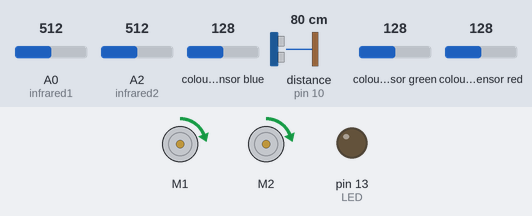
A sketch run on a simulated Arduino Uno, built with avr-gcc and run on an emulated ATmega328P. Shown: 2 × DC motor (green arrow = forward, orange = backward, longer = faster), output pins drawn as LEDs (lit = HIGH). Wiring (inferred from the names in the program): ultrasonic range finder: trigger pin 11; echo pin 10; TCS3200 colour sensor: output pin 12; S2 pin 7; S3 pin 8; S0 pin 5; S1 pin 6. The test bench sets the inputs (shaded band); at power-on: distance to the obstacle (sensor on pin 10) 80 cm, A0 (infrared1) = 512, A2 (infrared2) = 512, colour sensor blue 128, colour sensor green 128, colour sensor red 128. The echo pulse lasts 58.3 µs per cm; pins used as bus, display or sensor lines are not drawn.

Above: at 1.2 s.
1.3 s: distance to the obstacle (sensor on pin 10) set to 2 cm
At 1.4 s:
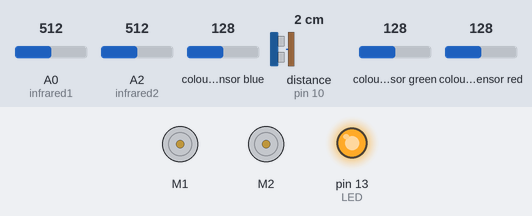
Timing chart, 0 to 4.3 s (numbered marks = the images above; inputs shaded):
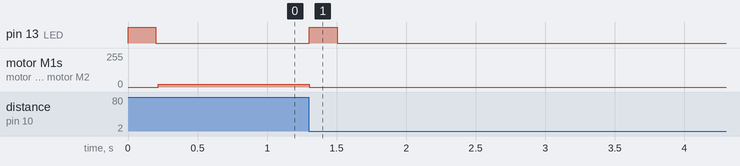

Measured:
- after the input at 1.3 s, pin 13 (LED): LOW → HIGH at once, → LOW 0.20 s later; motor M1, motor M2: forward 20/255 → stopped at once

The sketch:

Maze_navigation_leftfollow.ino
```cpp
 /*
 ****************************
  MEC 550 Maze Solving Robot
  Maze Solving Left Wall Nav
   Version 2 May 4, 2015
 ****************************

********************
   Change History
********************
Version 1 - 5/4/15
- Created base version
Version 2 - 5/4/15
- Still tuning large portions
- Robot does not navigate corners as well as straightaways well
- Retuned kpwall so that kpwall = .5
********************
End Change History
********************

Programs that this program borrows:
- color_sensor_streamlined.ino
- Wall_navigation_Mark2.ino
- Adafruit_motor_test.ino (This is on your desktop)
- IR_sensor_distance_read.ino
*/
// Includes prequisite libraries
#include <Adafruit_MotorShield.h>
#include<Wire.h>

#define infrared1 0
#define infrared2 2
#define echoPin 10
#define trigPin 11

// Color sensor pins
#define S0 5
#define S1 6
#define S2 7
#define S3 8
#define servoPin 3
char outputPin = 12;
#define LED 13
// Math variables
int raw1,raw2, front, right, left,sidediff,wallnaverr, state, kpwall, leftspeed, rightspeed, sidediffnom;
long turnrighttime = 450;
long turnlefttime = 450;
long oneeightytime = 960;
word duration;
float rad,graan;

// Variable for confirming that the robot ran the ball grab routine
boolean ballgrab,turnstatus;
Adafruit_MotorShield AFMS = Adafruit_MotorShield();

Adafruit_DCMotor *motorRight= AFMS.getMotor(1);
Adafruit_DCMotor *motorLeft = AFMS.getMotor(2);


/* States are:
 state 0 = color read/ bearing reset
state 1 = check distance
state 2 = decide what to do
state 3 = right turn
state 4 = left turn
state 5 = stragithaway
state 6 = 180° turn
state 7 = T junction
state 8 = dead end
state 9 = ball grabbing
state 10 = terminal
*/

/* Turn times:
Left Turn: 250 ms
Right Turn: 237 ms
180° Turn: 480 ms
*/

void setup(){
pinMode(echoPin,INPUT);
pinMode(trigPin, OUTPUT);
pinsetup();

AFMS.begin();
state = 11;
//ballstate=1;
sidediffnom = 0;
kpwall=.5;
// start declaring where the robot starts
Serial.begin(9600);
}

void loop(){
switch(state){
case 1:
// Read proximity sensor distances
 digitalWrite(trigPin, LOW);
 delayMicroseconds(2);
 // Output a low frequency thing to allow for a clean higher freqency reading
 digitalWrite(trigPin, HIGH);
 delayMicroseconds(10);
 digitalWrite(trigPin, LOW);
 // High frequency waveform that will be read by the sensor
 duration = pulseIn(echoPin, HIGH);
 // pulseIn reads the high frequency pulse from echoPin as a time
 front = duration/5.8;

 raw1 = analogRead(infrared1);
 raw2 = analogRead(infrared2);
 right = distanceReadr(raw1);
 left = distanceReadl(raw2);
 state = 2;
break;

case 2:
// Figure out options (transitional state)

if (turnstatus==true){
motorRight-> setSpeed(30);
motorLeft-> setSpeed(30);
motorLeft-> run(FORWARD);
motorRight-> run(FORWARD);
delay(400);
motorLeft->setSpeed(0);
motorRight->setSpeed(0);
state = 6;
turnstatus = false;
}
if (left>120){
state = 5;
}
else if (right>120){
state = 4;
}
else if (((left>120)&&(right>120))||((left>120)&&(front>120))||((right>120)&&(front>120))){
state = 3;
}
else if (front<43){
state = 8;
}
else{
  state = 6;
}
break;

case 3:
// T- junction
if  ((left>120)&&(right>120)){
state = 5;
}
else if ((left>120)&&(front>120)){
state = 5;
}
else if ((right>120)&&(front>120)){
state = 6;
}
break;


case 4:
// Right turn
motorRight-> setSpeed(30);
motorLeft-> setSpeed(30);
motorLeft-> run(FORWARD);
motorRight-> run(BACKWARD);
delay(turnrighttime);
motorLeft-> run(RELEASE);
motorRight-> run(RELEASE);
motorLeft->setSpeed(0);
motorRight->setSpeed(0);
state = 11;
turnstatus = true;
break;


case 5:
// Left turn
motorRight-> setSpeed(30);
motorLeft-> setSpeed(30);
motorRight-> run(FORWARD);
motorLeft-> run(BACKWARD);
delay(turnlefttime);
motorLeft-> run(RELEASE);
motorRight-> run(RELEASE);
motorLeft->setSpeed(0);
motorRight->setSpeed(0);
state = 11;
turnstatus = true;
break;


case 6:
// Straightaway (wall navigation)

digitalWrite(trigPin, LOW);
 delayMicroseconds(2);
 // Output a low frequency thing to allow for a clean higher freqency reading
 digitalWrite(trigPin, HIGH);
 delayMicroseconds(10);
 digitalWrite(trigPin, LOW);
 // High frequency waveform that will be read by the sensor
 duration = pulseIn(echoPin, HIGH);
 // pulseIn reads the high frequency pulse from echoPin as a time
 front = duration/5.8;

 raw1 = analogRead(infrared1);
 raw2 = analogRead(infrared2);
 right = distanceReadr(raw1);
 left = distanceReadl(raw2);
if ((right>120) || (left>120) || (front<50)){
motorRight-> run(RELEASE);
motorLeft-> run(RELEASE);
state =11;
break;
}
// do a motor running thing
sidediff = left - right;
wallnaverr= sidediff-sidediffnom;

if (wallnaverr>10){
  wallnaverr=6;
}
else if(wallnaverr<-9){
  wallnaverr=-5;
}
// this is a P controller
leftspeed=kpwall*wallnaverr+20;
rightspeed=20+kpwall*wallnaverr;

motorRight-> setSpeed(rightspeed);
motorLeft-> setSpeed(leftspeed);

motorRight-> run(FORWARD);
motorLeft-> run(FORWARD);

state =6;
break;


case 7:
// 180° turn
motorRight-> setSpeed(40);
motorLeft-> setSpeed(40);
motorLeft-> run(FORWARD);
motorRight-> run(FORWARD);
delay(oneeightytime);
motorLeft->setSpeed(0);
motorRight->setSpeed(0);
state = 11;
break;


/*case 8:
// Dead end
if (rad<40){
state = 9;
}
else if ((rad>60)&&(ballgrab == true)){
state =10;
}
else{
state=7;
}


// check floor tile color
break;
*/
case 9:
// Ball grabbing
/*switch(ballstate){
case 1:
 write(180);
delay(30);
ballstate = 2;
break;
case 2:
 write(0);
delay(30);
ballstate=3;
break;
case 3:
motorRight-> setSpeed(40);
motorLeft-> setSpeed(40);
motorLeft-> run(FORWARD);
motorRight-> run(BACKWARD);
delay(turnrighttime);
motorLeft-> run(RELEASE);
motorRight-> run(RELEASE);
motorLeft->setSpeed(0);
motorRight->setSpeed(0);
ballstate = 4;
break;
case 4:
 write(180);
delay(30);
ballstate = 5;
break;
case 5:
 write(0);
delay(30);
ballstate=6;
break;
case 6:
motorRight-> setSpeed(40);
motorLeft-> setSpeed(40);
motorRight-> run(FORWARD);
motorLeft-> run(BACKWARD);
delay(turnlefttime);
motorLeft-> run(RELEASE);
motorRight-> run(RELEASE);
motorLeft->setSpeed(0);
motorRight->setSpeed(0);
ballstate = 10;
break;
}
ballgrab = true;

*/state = 7;
break;

case 10:
// Terminal state
motorRight-> setSpeed(0);
motorLeft-> setSpeed(0);
state =10;
break;

case 11:
// Color read
//rad = detectColor(outputPin);
graan = detectColor(outputPin);
state = 1;
break;


}

}

// IR sensor calibration curve
int distanceReadr(int raw1){
float val = 0.0049 * raw1;
int distance =  39.042*pow(val,6)-437.12*pow(val,5)
+1957.3*pow(val,4)-4473*pow(val,3)+5527*pow(val,2)-3620.9*val+1137.9;
return distance;
}

int distanceReadl(int raw2){
float val = 0.0049 * raw2;
int distance =  39.042*pow(val,6)-437.12*pow(val,5)
+1957.3*pow(val,4)-4473*pow(val,3)+5527*pow(val,2)-3620.9*val+1137.9;
return distance;
}

// Color sensor read
int detectColor(char outputPin){
  int red = colorRead(outputPin, 1, 1); // detect % red
  int green = colorRead(outputPin, 2, 1); // detect % green
  return red;
  return green;
}
int colorRead(char outputPin, int color, boolean LEDstate){ // declare color read function as a float
  outputMode(1);
  if(color == 1){
    digitalWrite(S3, LOW);
    digitalWrite(S2, LOW);
  }
  else if(color == 2){
  digitalWrite(S3, HIGH);
  digitalWrite(S2, HIGH);
  }
  float pulseTime; // declare a time for pulse arrival at the "emitter"
  // turn LED on or off
  if(LEDstate == 0){
    digitalWrite(LED, LOW);
  }
 if(LEDstate == 1){
   digitalWrite(LED, HIGH);
 }
 delay(100); // wait for LED to turn on

 pulseTime = pulseIn(outputPin, LOW, 80000); // read low voltage pulse from output pin, timeout at 80000
 if(pulseTime <.1){
   pulseTime = 80000;
 }
 outputMode(0);
 return pulseTime; // return the pulse time to the function that calls on colorRead()
}


// Set up the output pin frequency sensitivity
void outputMode(char mode){
  if(mode == 0){
    digitalWrite(LED, LOW);
    digitalWrite(S0, LOW);
    digitalWrite(S1, LOW);
  }
  else if (mode == 1){
    digitalWrite(S0, HIGH);
    digitalWrite(S1, HIGH);
  }
  return;
}

// Setting the pin modes
void pinsetup(){
  /* initialize pins/ set all pins but the outputPin as OUTPUT
  S2, S3 is for color selection
  S0, S1 is for communication frequency selection
  */
  pinMode(LED, OUTPUT);
  pinMode(S2, OUTPUT);
  pinMode(S3, OUTPUT);
  pinMode(outputPin, INPUT);
  pinMode(S0, OUTPUT);
  pinMode(S1, OUTPUT);
  return;
}
```
